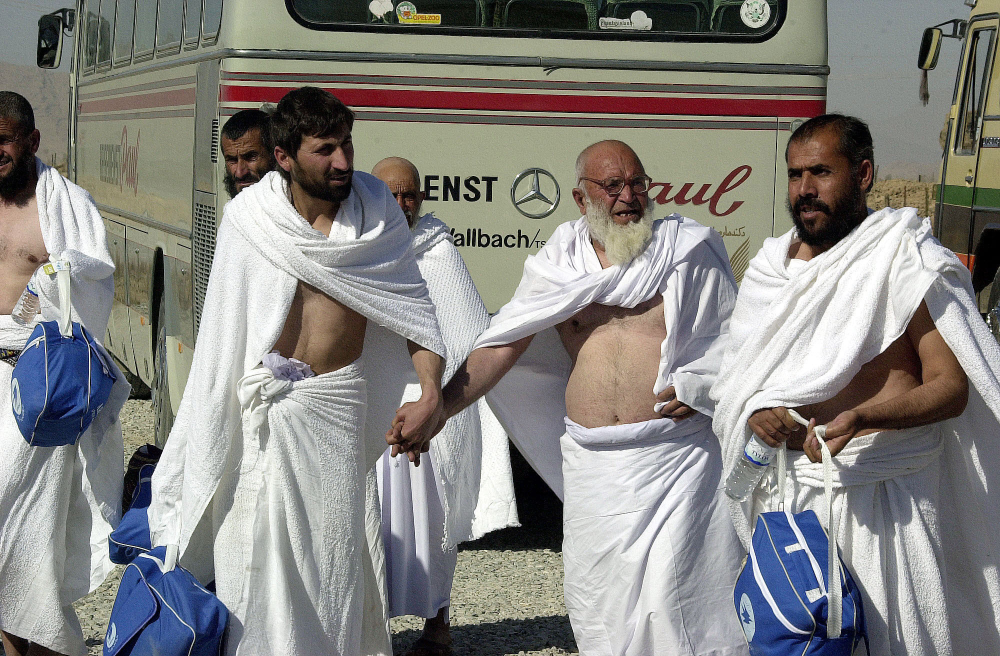
#> input picture images/1.jpg, 2000 x 1312 px (shown at 1/2 size); its folder holds only this picture in this run
$ python demo-openCV-only.py --images images --thermal images
#> lines starting #> are read from the running program, lines starting #| are printed output that depends on the picture; after the words box and inside, x2 and y2 are one past the last pixel; in counts of white or black regions, pixels touching at a corner belong together
from __future__ import print_function
from imutils.object_detection import non_max_suppression
from imutils import paths
import numpy as np
import argparse
import imutils
import cv2

project_id = "the-big-sister"
model_id = "chest_v20180802215908"

ap = argparse.ArgumentParser()
ap.add_argument("-i", "--images", required=True, help="path to images directory")
ap.add_argument("-v", "--thermal", required=True, help="path to thermal images directory")
args = vars(ap.parse_args())

hog = cv2.HOGDescriptor()
hog.setSVMDetector(cv2.HOGDescriptor_getDefaultPeopleDetector())

# loop over the image paths
for imagePath, thermal_path in zip(paths.list_images(args["images"]), paths.list_images(args["thermal"])):
    # load the image and resize it to (1) reduce detection time
    # and (2) improve detection accuracy
    image = cv2.imread(imagePath)
#> image is the input picture: shape (1312, 2000, 3); mean B, G, R 130.3, 133.6, 135
    image = imutils.resize(image, width=min(400, image.shape[1]))
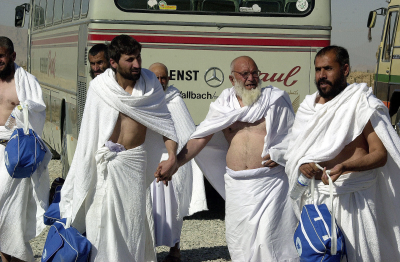
#> image: shape (262, 400, 3); mean B, G, R 130.3, 133.6, 135

    thermal = cv2.imread(thermal_path)
    thermal = imutils.resize(thermal, width=min(400, image.shape[1]))

    orig = image.copy()
    rows, cols, channels = image.shape
#> rows = 262; cols = 400; channels = 3
    blank_image = np.zeros((rows, cols), dtype=np.uint8)

    # detect people in the image
    (rects, weights) = hog.detectMultiScale(image, winStride=(4, 4),
                                            padding=(8, 8), scale=1.05)
#> rects = [[159, 43, 104, 208]]; weights = [0.481]

    # draw the original bounding boxes
    for (x, y, w, h) in rects:
        cv2.rectangle(orig, (x, y), (x + w, y + h), (0, 0, 255), 2)
#> this loop made 1 pass
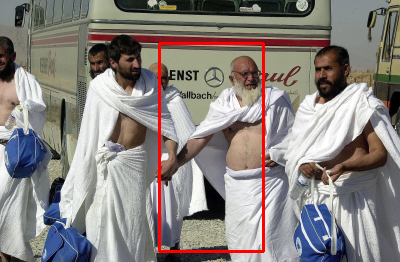
#> orig: shape (262, 400, 3); 1.78% of pixels changed, all inside (x1, y1, x2, y2) = (158, 42, 265, 253)

    # apply non-maxima suppression to the bounding boxes using a
    # fairly large overlap threshold to try to maintain overlapping
    # boxes that are still people
    rects = np.array([[x, y, x + w, y + h] for (x, y, w, h) in rects])
#> rects = [[159, 43, 263, 251]]
    pick = non_max_suppression(rects, probs=None, overlapThresh=0.65)
#> pick = [[159, 43, 263, 251]]

    # draw the final bounding boxes
    for (xA, yA, xB, yB) in pick:
        cv2.rectangle(blank_image, (xA, yA), (xB, yB), (255, 255, 255), -1)
#> this loop made 1 pass
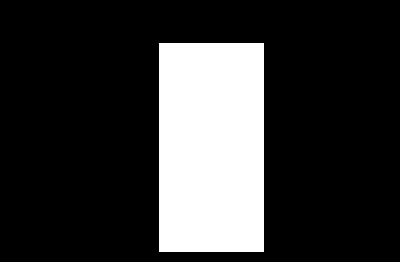
#> blank_image: shape (262, 400); 20.9% white; 1 white region, box (x1, y1, x2, y2) and area: (159, 43, 264, 252) 21945

    for (xA, yA, xB, yB) in pick:
        cv2.rectangle(image, (xA, yA), (xB, yB), (255, 0, 0), 3)
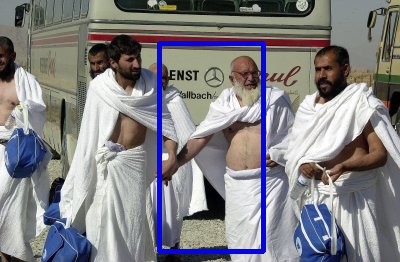
#> image: shape (262, 400, 3); 2.97% of pixels changed, all inside (x1, y1, x2, y2) = (157, 41, 266, 254)

    res2 = cv2.bitwise_and(thermal, thermal, mask=blank_image)
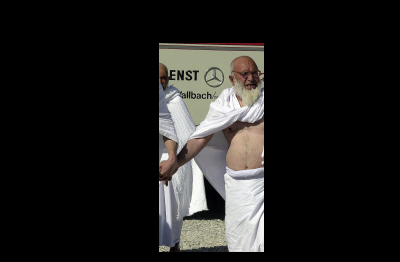
#> res2: shape (262, 400, 3); mean B, G, R 29.4, 30.8, 31.7
    hsv = cv2.cvtColor(res2, cv2.COLOR_BGR2HSV)
#> hsv: shape (262, 400, 3); mean H, S, V 13.1, 7.7, 32.5
    lower_blue = np.array([0, 70, 70])
    upper_blue = np.array([10, 255, 255])
    mask = cv2.inRange(hsv, lower_blue, upper_blue)
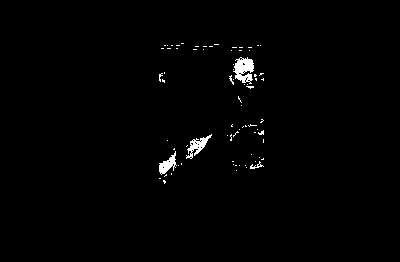
#> mask: shape (262, 400); 1% white; 75 white regions (71 under 20 px), largest, box (x1, y1, x2, y2) and area: (233, 57, 254, 84) 360, (186, 134, 212, 159) 228, (159, 151, 177, 175) 192, (250, 161, 264, 169) 38
    res = cv2.bitwise_and(res2, res2, mask=mask)

    # show some information on the number of bounding boxes
    filename = imagePath[imagePath.rfind("/") + 1:]
    print("[INFO] {}: {} original boxes, {} after suppression".format(
        filename, len(rects), len(pick)))
#| [INFO] 1.jpg: 1 original boxes, 1 after suppression

    # show the output images
    cv2.imshow("masking thermal image of detected piligrim", res2)
    cv2.imshow("Detecting abnormal temperature on detected piligrim", res)
    cv2.imshow("Piligramage detected", image)
    cv2.waitKey(0)

$ run again, on images/2.jpg
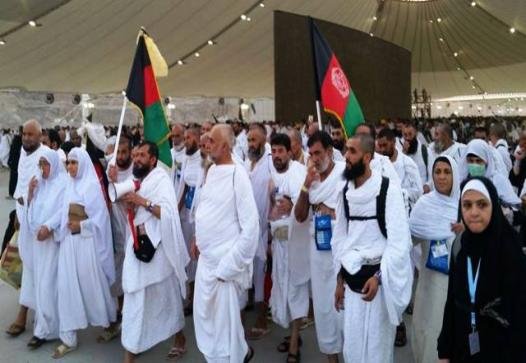
#> input picture images/2.jpg, 526 x 363 px
#> image is the input picture: shape (363, 526, 3); mean B, G, R 117.4, 114.6, 116.9
#> `(rects, weights) = hog.detectMultiScale(image, winStride=(4, 4), paddi..`: rects = [[213, 76, 68, 136], [154, 61, 76, 152], [324, 98, 76, 165], [1, 81, 102, 195]]; weights = [0.801, 0.436, 0.924, 1.38]
#> the loop `for (x, y, w, h) in rects:` made 4 passes
#> `rects = np.array([[x, y, x + w, y + h] for (x, y, w, h) in rects])`: rects = [[213, 76, 281, 212], [154, 61, 230, 213], [324, 98, 400, 263], [1, 81, 103, 276]]
#> pick = [[1, 81, 103, 276], [324, 98, 400, 263], [154, 61, 230, 213], [213, 76, 281, 212]]
#> the loop `for (xA, yA, xB, yB) in pick:` made 4 passes
#> after the loop `for (xA, yA, xB, yB) in pick:`:
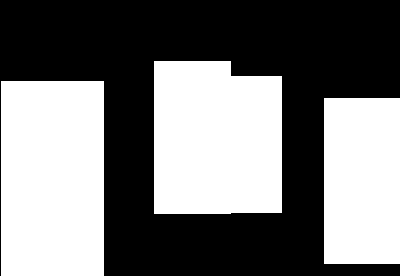
#> blank_image: shape (276, 400); 46.6% white; 3 white regions, box (x1, y1, x2, y2) and area: (1, 81, 104, 276) 20085, (154, 61, 282, 214) 18768, (324, 98, 400, 264) 12616
#> hsv: shape (276, 400, 3); mean H, S, V 42.2, 32.7, 65
#> mask: shape (276, 400); 3.1% white; 70 white regions (41 under 20 px), largest, box (x1, y1, x2, y2) and area: (154, 93, 183, 125) 589, (262, 95, 282, 139) 331, (352, 153, 374, 176) 306
#> `res = cv2.bitwise_and(res2, res2, mask=mask)`:
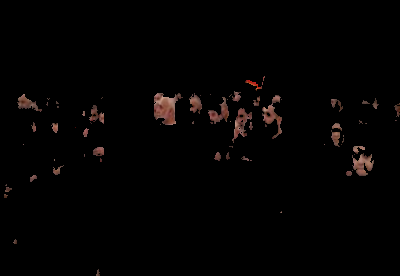
#> res: shape (276, 400, 3); mean B, G, R 2.1, 2.4, 3.7
#| [INFO] 2.jpg: 4 original boxes, 4 after suppression
